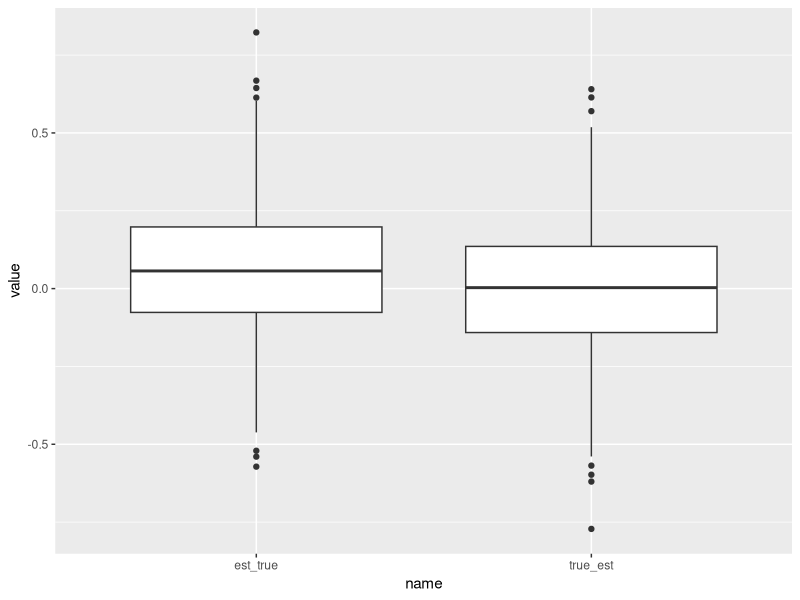

Here is the R script that generated this plot:

n <- 1000

intercepts_wide <- tibble::tibble(
  est_true = rep(NA, n),
  true_est = rep(NA, n)
)

for (i in seq_len(n)) {
  set.seed(i)
  t <- tibble::tibble(
    true = seq(1, 100),
    estimated = NA
  )
  t$estimated <- t$true + rnorm(n = 100, sd = 1)

  # Way 'est_true': estimated on x, true on y
  r_1 <- lm(formula = true ~ estimated,  t)
  r_1
  intercept_1 <- r_1$coefficients[1]
  intercepts_wide$est_true[i] <- as.numeric(intercept_1)
  ggplot2::ggplot(
    t, ggplot2::aes(x = estimated, y = true)
  ) + ggplot2::geom_point() + ggplot2::geom_smooth(method = "lm") +
    ggpubr::stat_regline_equation(label.y = 400, ggplot2::aes(label = ..eq.label..)) +
    ggpubr::stat_regline_equation(label.y = 350, ggplot2::aes(label = ..rr.label..))


  # Way 'true_est': true on x, estimated on y,
  r_2 <- lm(formula =  estimated ~ true,  t)
  r_2
  intercept_2 <- r_2$coefficients[1]
  intercepts_wide$true_est[i] <- as.numeric(intercept_2)
  ggplot2::ggplot(
    t, ggplot2::aes(x = true, y = estimated)
  ) + ggplot2::geom_point() + ggplot2::geom_smooth(method = "lm") +
    ggpubr::stat_regline_equation(label.y = 400, ggplot2::aes(label = ..eq.label..)) +
    ggpubr::stat_regline_equation(label.y = 350, ggplot2::aes(label = ..rr.label..))

}

intercepts <- tidyr::pivot_longer(data = intercepts_wide, cols = tidyr::everything())

ggplot2::ggplot(intercepts, ggplot2::aes(x = name, y = value)) +
  ggplot2::geom_boxplot()

